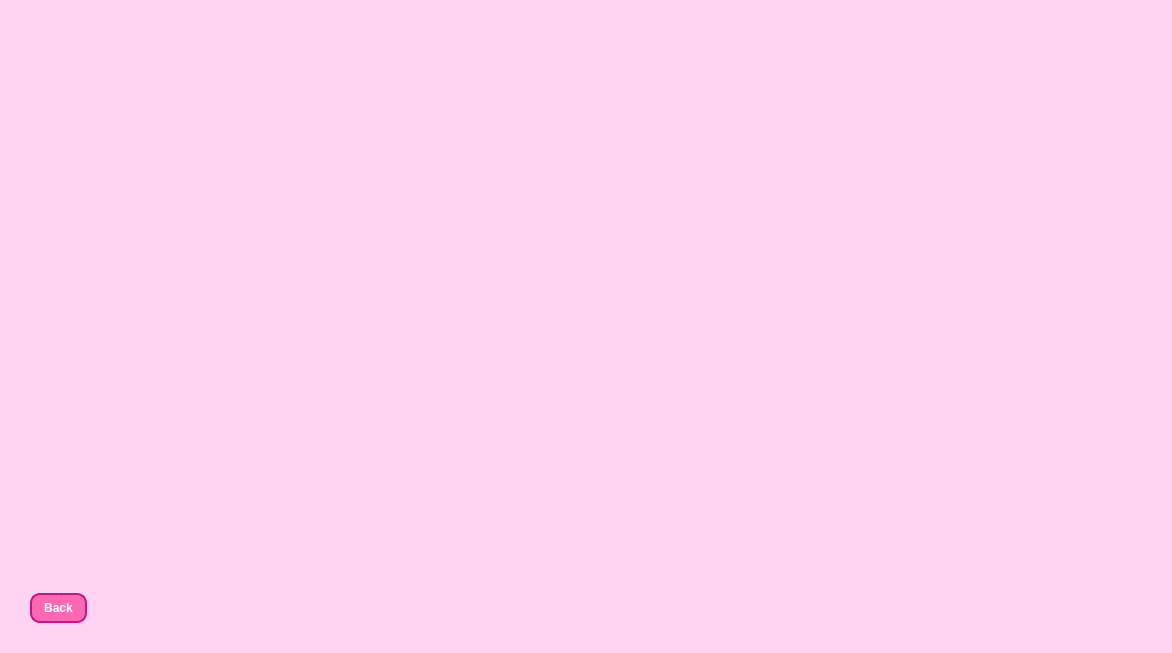
<?xml version="1.0" encoding="UTF-8"?>
<ui version="4.0">
 <class>MainWindow</class>
 <widget class="QMainWindow" name="MainWindow">
  <property name="enabled">
   <bool>true</bool>
  </property>
  <property name="geometry">
   <rect>
    <x>0</x>
    <y>0</y>
    <width>1172</width>
    <height>653</height>
   </rect>
  </property>
  <property name="sizePolicy">
   <sizepolicy hsizetype="Expanding" vsizetype="Expanding">
    <horstretch>0</horstretch>
    <verstretch>0</verstretch>
   </sizepolicy>
  </property>
  <property name="minimumSize">
   <size>
    <width>0</width>
    <height>1</height>
   </size>
  </property>
  <property name="maximumSize">
   <size>
    <width>1172</width>
    <height>16777215</height>
   </size>
  </property>
  <property name="font">
   <font>
    <family>Times New Roman</family>
   </font>
  </property>
  <property name="windowTitle">
   <string>Linear Solver</string>
  </property>
  <property name="styleSheet">
   <string notr="true">/* Set background color for the main window */
QMainWindow {
    background-color: rgb(255, 211, 242)
}

/* Style for QLineEdit (text input fields) */
QLineEdit {
    background-color: #ff69b4; /* Background color for the input */
    border: 2px solid  #c71585; /* Border with a chocolate color */
    border-radius: 10px; /* Rounded corners */
    padding: 4px; /* Padding inside the text field */
    font-size: 14px; /* Font size */
    color: white; /* Text color */
}

/* Style for QPushButton */
QPushButton {
    background-color: #ff69b4; /* Hot pink background */
    border: 2px solid #c71585; /* Darker pink border */
    border-radius: 10px; /* Rounded corners */
    color: white; /* Text color */
    font-size: 12px; /* Font size */
    font-weight: bold; /* Bold text */
    padding: 6px 12px; /* Padding for a comfortable button size */
}

/* Hover effect for QPushButton */
QPushButton:hover {
    background-color: #ff85c4; /* Lighter pink when hovered */
    border-color: #ff1493; /* Brighter border */
}

/* Pressed effect for QPushButton */
QPushButton:pressed {
    background-color: #ff1493; /* Brighter pink */
    border-color: #c71585; /* Darker border */
}
QTableWidget::item:selected {
        background-color: #ff69b4; /* Background color when selected (via mouse or keyboard) */
        color: white;              /* Text color when selected */
    }

    QTableWidget::item:hover {
        background-color: #ff85c4; /* Background color when hovered with mouse */
        color: white;              /* Text color on hover */
    }

    QTableWidget::item:focus {
        background-color: #ff69b4; /* Background color when focused via keyboard */
        color: white;              /* Text color when focused via keyboard */
    }</string>
  </property>
  <property name="rowcount" stdset="0">
   <string/>
  </property>
  <widget class="QWidget" name="centralwidget">
   <property name="sizePolicy">
    <sizepolicy hsizetype="Expanding" vsizetype="Expanding">
     <horstretch>0</horstretch>
     <verstretch>0</verstretch>
    </sizepolicy>
   </property>
   <property name="maximumSize">
    <size>
     <width>1440</width>
     <height>1080</height>
    </size>
   </property>
   <layout class="QVBoxLayout" name="verticalLayout_2">
    <property name="leftMargin">
     <number>30</number>
    </property>
    <property name="topMargin">
     <number>30</number>
    </property>
    <property name="rightMargin">
     <number>30</number>
    </property>
    <property name="bottomMargin">
     <number>30</number>
    </property>
    <item>
     <layout class="QHBoxLayout" name="horizontalLayout_4"/>
    </item>
    <item>
     <layout class="QHBoxLayout" name="horizontalLayout_2">
      <item>
       <widget class="QWidget" name="widget" native="true">
        <property name="sizePolicy">
         <sizepolicy hsizetype="Expanding" vsizetype="Expanding">
          <horstretch>0</horstretch>
          <verstretch>0</verstretch>
         </sizepolicy>
        </property>
        <property name="minimumSize">
         <size>
          <width>200</width>
          <height>450</height>
         </size>
        </property>
        <widget class="QTextBrowser" name="solutionString">
         <property name="geometry">
          <rect>
           <x>1</x>
           <y>1</y>
           <width>941</width>
           <height>461</height>
          </rect>
         </property>
         <property name="styleSheet">
          <string notr="true">  QTextBrowser {
        background-color: #ffd3f2; /* Light pink */
        color: #000000; /* Black text */
        font: 16px Arial;
		font-weight: bold;    
}</string>
         </property>
         <property name="frameShape">
          <enum>QFrame::Shape::NoFrame</enum>
         </property>
        </widget>
       </widget>
      </item>
     </layout>
    </item>
    <item>
     <spacer name="verticalSpacer">
      <property name="orientation">
       <enum>Qt::Orientation::Vertical</enum>
      </property>
      <property name="sizeHint" stdset="0">
       <size>
        <width>20</width>
        <height>40</height>
       </size>
      </property>
     </spacer>
    </item>
    <item>
     <layout class="QVBoxLayout" name="verticalLayout">
      <item>
       <layout class="QHBoxLayout" name="horizontalLayout_3">
        <item>
         <widget class="QPushButton" name="backButton">
          <property name="maximumSize">
           <size>
            <width>70</width>
            <height>16777215</height>
           </size>
          </property>
          <property name="text">
           <string>Back</string>
          </property>
         </widget>
        </item>
        <item>
         <spacer name="horizontalSpacer_4">
          <property name="orientation">
           <enum>Qt::Orientation::Horizontal</enum>
          </property>
          <property name="sizeHint" stdset="0">
           <size>
            <width>40</width>
            <height>20</height>
           </size>
          </property>
         </spacer>
        </item>
       </layout>
      </item>
     </layout>
    </item>
   </layout>
  </widget>
  <widget class="QMenuBar" name="menubar">
   <property name="geometry">
    <rect>
     <x>0</x>
     <y>0</y>
     <width>1172</width>
     <height>24</height>
    </rect>
   </property>
  </widget>
 </widget>
 <resources/>
 <connections/>
</ui>
